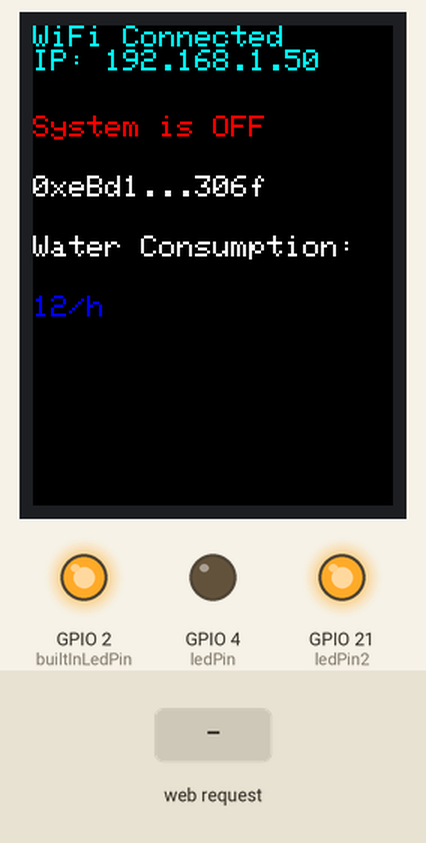
Bench run of a program on a simulated ESP32. Shown: 240×320 colour display, output pins drawn as LEDs (lit = HIGH). The inputs (shaded band) are chosen by the test bench. WiFi joins after 1.5 s; servers stay silent unless stated; what the program prints to the serial monitor is not drawn.

Above: at 2.4 s.
2.5 s: HTTP request GET /on received
At 3.0 s:
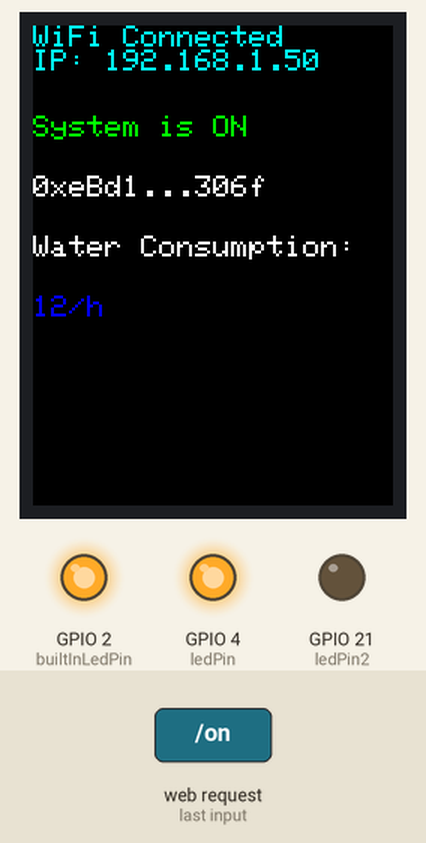
4.0 s: HTTP request GET /off received
At 5.3 s:
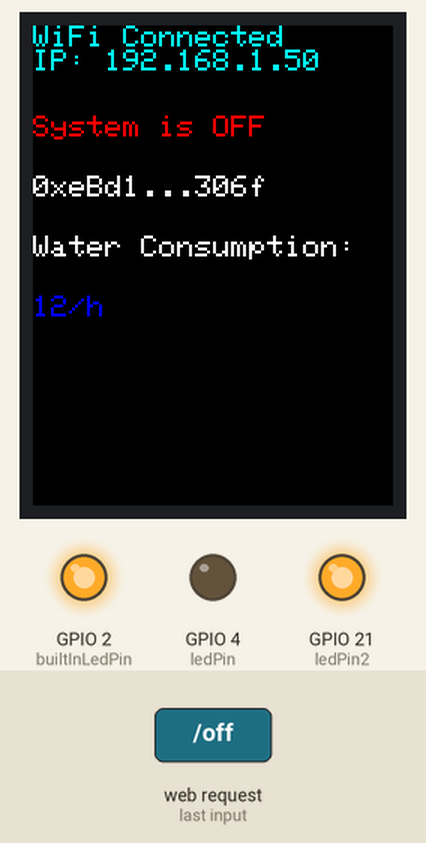
Timing chart, 0 to 7.0 s (numbered marks = the images above; inputs shaded):
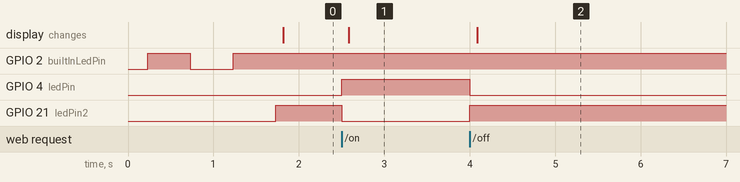

Measured:
- after the input at 2.5 s, GPIO 4 (ledPin): LOW → HIGH at once; GPIO 21 (ledPin2): HIGH → LOW at once; the display: changes after 0.09 s (image 1)
- after the input at 4.0 s, GPIO 4 (ledPin): HIGH → LOW at once; GPIO 21 (ledPin2): LOW → HIGH at once; the display: changes after 0.09 s (image 2)

The program:

main.cpp
```cpp
#include <WiFi.h>
#include <WebServer.h>
#include <SPI.h>
#include <Adafruit_GFX.h>
#include <Adafruit_ST7789.h>

// LCD Pin definitions
#define TFT_CS   14
#define TFT_RST  19
#define TFT_DC   15
#define TFT_MOSI 23
#define TFT_SCLK 18

// LED Pins
const int builtInLedPin = 2; // Built-in LED
const int ledPin = 4;
const int ledPin2 = 21;

// Wi-Fi credentials
const char* ssid = "TELUS2405-2.4G";
const char* password = "7aet6s54w6";

// LCD display object
Adafruit_ST7789 display = Adafruit_ST7789(TFT_CS, TFT_DC, TFT_RST);

// Web server
WebServer server(80);

bool isConnected = false;

void testdrawtext(const char *text, uint16_t color) {
  display.fillScreen(ST77XX_BLACK); // clear screen
  display.setCursor(0, 0);
  display.setTextSize(2);
  display.setTextColor(color);
  display.setTextWrap(true);
  display.print(text);
}

// Add a new function that doesn't clear the screen
void drawtext(const char *text, uint16_t color, int ypos) {
  display.setCursor(0, ypos);
  display.setTextSize(2);
  display.setTextColor(color);
  display.setTextWrap(true);
  display.print(text);
}

// Handle System ON
void handleOn() {
  digitalWrite(ledPin, HIGH);
  digitalWrite(ledPin2, !digitalRead(ledPin));
  server.send(200, "text/plain", "System is ON");

  // Clear the screen once
  display.fillScreen(ST77XX_BLACK);

  // Display WiFi and IP info at the top
  String message = "WiFi Connected\nIP: " + WiFi.localIP().toString();
  drawtext(message.c_str(), ST77XX_CYAN, 0);

  // Display System status below the IP (adjust 60 as needed for your display)
  drawtext("System is ON", ST77XX_GREEN, 60);

  // Display address and water consumption
  drawtext("0xeBd1...306f", ST77XX_WHITE, 100);
  drawtext("Water Consumption:", ST77XX_WHITE, 140);
  drawtext("12/h", ST77XX_BLUE, 180);
}

// Handle LED OFF
void handleOff() {
  digitalWrite(ledPin, LOW);
  digitalWrite(ledPin2, !digitalRead(ledPin));
  server.send(200, "text/plain", "System is OFF");

  // Clear the screen once
  display.fillScreen(ST77XX_BLACK);

  // Display WiFi and IP info at the top
  String message = "WiFi Connected\nIP: " + WiFi.localIP().toString();
  drawtext(message.c_str(), ST77XX_CYAN, 0);

  // Display System status below the IP
  drawtext("System is OFF", ST77XX_RED, 60);

  // Display address and water consumption
  drawtext("0xeBd1...306f", ST77XX_WHITE, 100);
  drawtext("Water Consumption:", ST77XX_WHITE, 140);
  drawtext("12/h", ST77XX_BLUE, 180);
}

void setup() {
  Serial.begin(921600);

  // Pin modes
  pinMode(ledPin, OUTPUT);
  pinMode(builtInLedPin, OUTPUT);
  pinMode(ledPin2, OUTPUT);
  // LCD setup
  display.init(240, 320, SPI_MODE3); // Or change to (135, 240) if using 1.14" model
  display.setRotation(2);
  testdrawtext("Connecting...", ST77XX_YELLOW);

  // Wi-Fi
  WiFi.begin(ssid, password);
  Serial.println("Connecting to WiFi...");

  // Web server routes
  server.on("/on", handleOn);
  server.on("/off", handleOff);
  server.begin();
}

void loop() {
  server.handleClient();

  if (WiFi.status() == WL_CONNECTED && !isConnected) {
    digitalWrite(builtInLedPin, HIGH);
    Serial.print("Connected to WiFi: ");
    Serial.println(WiFi.localIP());

    handleOff();  // ✅ Turn system off by default after connection
    isConnected = true;
  }

  if (WiFi.status() != WL_CONNECTED) {
    digitalWrite(builtInLedPin, !digitalRead(builtInLedPin));
    delay(500);

    if (isConnected) {
      testdrawtext("WiFi Lost!", ST77XX_ORANGE);
      isConnected = false;
    }
  }
}
```
